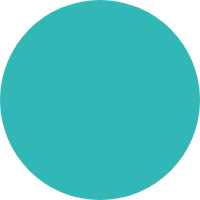
Frame 1 (no input)
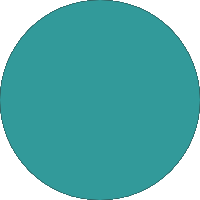
Frame 60 (no input)
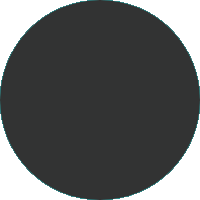
Frame 120 (the mouse pressed at the canvas centre since frame 60)

The p5.js sketch that drew these frames (run headless with seeded random() and noise() and a simulated clock; from frame 60 on, the mouse is pressed at the canvas centre):

// p5.js sketch
// ── sketch.js
function setup() {
  createCanvas(200, 200);
  background(255);
  noStroke();

}

function draw() {
  var c = random(256);
  fill(50, c, c);
  ellipse(100, 100, 200, 200);
  // for (var i = 0; i<20; i++){
  //   stroke(0, 100);
  //   fill(0, 0+(i*10), 100+(i*10));
  //   ellipse(mouseX, mouseY, 300/i, 300/i); 
  // }
}
